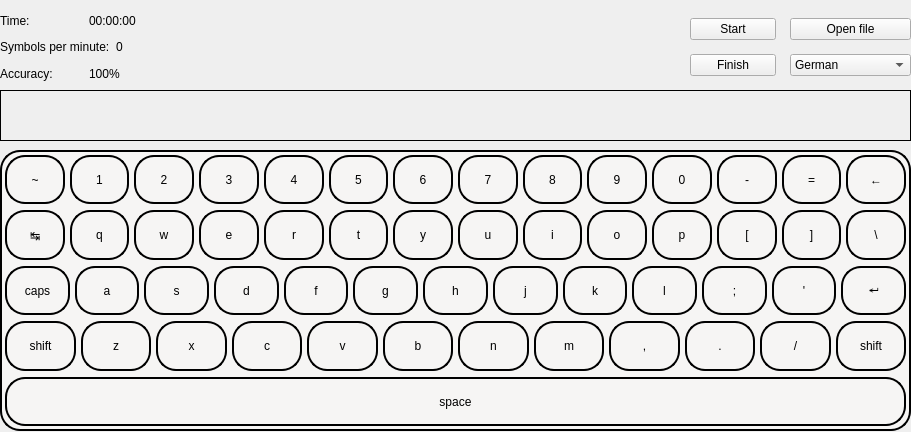
<?xml version="1.0" encoding="UTF-8"?>
<ui version="4.0">
 <class>MainWindow</class>
 <widget class="QMainWindow" name="MainWindow">
  <property name="geometry">
   <rect>
    <x>0</x>
    <y>0</y>
    <width>911</width>
    <height>432</height>
   </rect>
  </property>
  <property name="windowTitle">
   <string>MainWindow</string>
  </property>
  <property name="styleSheet">
   <string notr="true"/>
  </property>
  <widget class="QWidget" name="centralwidget">
   <widget class="QWidget" name="verticalLayoutWidget">
    <property name="geometry">
     <rect>
      <x>0</x>
      <y>150</y>
      <width>911</width>
      <height>281</height>
     </rect>
    </property>
    <property name="styleSheet">
     <string>border-radius: 20px;  
border: 2px solid black;
background-color: rgb(246, 245, 244);
color: rgb(0, 0, 0);
font: 700 TimesNewRoman 11pt;

</string>
    </property>
    <layout class="QVBoxLayout" name="verticalLayout">
     <property name="leftMargin">
      <number>5</number>
     </property>
     <property name="topMargin">
      <number>5</number>
     </property>
     <property name="rightMargin">
      <number>5</number>
     </property>
     <property name="bottomMargin">
      <number>5</number>
     </property>
     <item>
      <layout class="QHBoxLayout" name="horizontalLayout">
       <property name="spacing">
        <number>5</number>
       </property>
       <property name="sizeConstraint">
        <enum>QLayout::SetDefaultConstraint</enum>
       </property>
       <item>
        <widget class="QPushButton" name="button_49">
         <property name="enabled">
          <bool>false</bool>
         </property>
         <property name="sizePolicy">
          <sizepolicy hsizetype="MinimumExpanding" vsizetype="Minimum">
           <horstretch>0</horstretch>
           <verstretch>0</verstretch>
          </sizepolicy>
         </property>
         <property name="styleSheet">
          <string notr="true">border-radius: 20px;  
border: 2px solid black;
background-color: rgb(246, 245, 244);
color: rgb(0, 0, 0);
font: 700 TimesNewRoman 11pt;

</string>
         </property>
         <property name="text">
          <string>~</string>
         </property>
        </widget>
       </item>
       <item>
        <widget class="QPushButton" name="button_10">
         <property name="enabled">
          <bool>false</bool>
         </property>
         <property name="sizePolicy">
          <sizepolicy hsizetype="MinimumExpanding" vsizetype="Minimum">
           <horstretch>0</horstretch>
           <verstretch>0</verstretch>
          </sizepolicy>
         </property>
         <property name="styleSheet">
          <string notr="true">border-radius: 20px;  
border: 2px solid black;
background-color: rgb(246, 245, 244);
color: rgb(0, 0, 0);
font: 700 TimesNewRoman 11pt;

</string>
         </property>
         <property name="text">
          <string>1</string>
         </property>
        </widget>
       </item>
       <item>
        <widget class="QPushButton" name="button_11">
         <property name="enabled">
          <bool>false</bool>
         </property>
         <property name="sizePolicy">
          <sizepolicy hsizetype="MinimumExpanding" vsizetype="Minimum">
           <horstretch>0</horstretch>
           <verstretch>0</verstretch>
          </sizepolicy>
         </property>
         <property name="styleSheet">
          <string notr="true">border-radius: 20px;  
border: 2px solid black;
background-color: rgb(246, 245, 244);
color: rgb(0, 0, 0);
font: 700 TimesNewRoman 11pt;

</string>
         </property>
         <property name="text">
          <string>2</string>
         </property>
        </widget>
       </item>
       <item>
        <widget class="QPushButton" name="button_12">
         <property name="enabled">
          <bool>false</bool>
         </property>
         <property name="sizePolicy">
          <sizepolicy hsizetype="MinimumExpanding" vsizetype="Minimum">
           <horstretch>0</horstretch>
           <verstretch>0</verstretch>
          </sizepolicy>
         </property>
         <property name="styleSheet">
          <string notr="true">border-radius: 20px;  
border: 2px solid black;
background-color: rgb(246, 245, 244);
color: rgb(0, 0, 0);
font: 700 TimesNewRoman 11pt;

</string>
         </property>
         <property name="text">
          <string>3</string>
         </property>
        </widget>
       </item>
       <item>
        <widget class="QPushButton" name="button_13">
         <property name="enabled">
          <bool>false</bool>
         </property>
         <property name="sizePolicy">
          <sizepolicy hsizetype="MinimumExpanding" vsizetype="Minimum">
           <horstretch>0</horstretch>
           <verstretch>0</verstretch>
          </sizepolicy>
         </property>
         <property name="styleSheet">
          <string notr="true">border-radius: 20px;  
border: 2px solid black;
background-color: rgb(246, 245, 244);
color: rgb(0, 0, 0);
font: 700 TimesNewRoman 11pt;

</string>
         </property>
         <property name="text">
          <string>4</string>
         </property>
        </widget>
       </item>
       <item>
        <widget class="QPushButton" name="button_14">
         <property name="enabled">
          <bool>false</bool>
         </property>
         <property name="sizePolicy">
          <sizepolicy hsizetype="MinimumExpanding" vsizetype="Minimum">
           <horstretch>0</horstretch>
           <verstretch>0</verstretch>
          </sizepolicy>
         </property>
         <property name="styleSheet">
          <string notr="true">border-radius: 20px;  
border: 2px solid black;
background-color: rgb(246, 245, 244);
color: rgb(0, 0, 0);
font: 700 TimesNewRoman 11pt;

</string>
         </property>
         <property name="text">
          <string>5</string>
         </property>
        </widget>
       </item>
       <item>
        <widget class="QPushButton" name="button_15">
         <property name="enabled">
          <bool>false</bool>
         </property>
         <property name="sizePolicy">
          <sizepolicy hsizetype="MinimumExpanding" vsizetype="Minimum">
           <horstretch>0</horstretch>
           <verstretch>0</verstretch>
          </sizepolicy>
         </property>
         <property name="styleSheet">
          <string notr="true">border-radius: 20px;  
border: 2px solid black;
background-color: rgb(246, 245, 244);
color: rgb(0, 0, 0);
font: 700 TimesNewRoman 11pt;

</string>
         </property>
         <property name="text">
          <string>6</string>
         </property>
        </widget>
       </item>
       <item>
        <widget class="QPushButton" name="button_16">
         <property name="enabled">
          <bool>false</bool>
         </property>
         <property name="sizePolicy">
          <sizepolicy hsizetype="MinimumExpanding" vsizetype="Minimum">
           <horstretch>0</horstretch>
           <verstretch>0</verstretch>
          </sizepolicy>
         </property>
         <property name="styleSheet">
          <string notr="true">border-radius: 20px;  
border: 2px solid black;
background-color: rgb(246, 245, 244);
color: rgb(0, 0, 0);
font: 700 TimesNewRoman 11pt;

</string>
         </property>
         <property name="text">
          <string>7</string>
         </property>
        </widget>
       </item>
       <item>
        <widget class="QPushButton" name="button_17">
         <property name="enabled">
          <bool>false</bool>
         </property>
         <property name="sizePolicy">
          <sizepolicy hsizetype="MinimumExpanding" vsizetype="Minimum">
           <horstretch>0</horstretch>
           <verstretch>0</verstretch>
          </sizepolicy>
         </property>
         <property name="styleSheet">
          <string notr="true">border-radius: 20px;  
border: 2px solid black;
background-color: rgb(246, 245, 244);
color: rgb(0, 0, 0);
font: 700 TimesNewRoman 11pt;

</string>
         </property>
         <property name="text">
          <string>8</string>
         </property>
        </widget>
       </item>
       <item>
        <widget class="QPushButton" name="button_18">
         <property name="enabled">
          <bool>false</bool>
         </property>
         <property name="sizePolicy">
          <sizepolicy hsizetype="MinimumExpanding" vsizetype="Minimum">
           <horstretch>0</horstretch>
           <verstretch>0</verstretch>
          </sizepolicy>
         </property>
         <property name="styleSheet">
          <string notr="true">border-radius: 20px;  
border: 2px solid black;
background-color: rgb(246, 245, 244);
color: rgb(0, 0, 0);
font: 700 TimesNewRoman 11pt;

</string>
         </property>
         <property name="text">
          <string>9</string>
         </property>
        </widget>
       </item>
       <item>
        <widget class="QPushButton" name="button_19">
         <property name="enabled">
          <bool>false</bool>
         </property>
         <property name="sizePolicy">
          <sizepolicy hsizetype="MinimumExpanding" vsizetype="Minimum">
           <horstretch>0</horstretch>
           <verstretch>0</verstretch>
          </sizepolicy>
         </property>
         <property name="styleSheet">
          <string notr="true">border-radius: 20px;  
border: 2px solid black;
background-color: rgb(246, 245, 244);
color: rgb(0, 0, 0);
font: 700 TimesNewRoman 11pt;

</string>
         </property>
         <property name="text">
          <string>0</string>
         </property>
        </widget>
       </item>
       <item>
        <widget class="QPushButton" name="button_20">
         <property name="enabled">
          <bool>false</bool>
         </property>
         <property name="sizePolicy">
          <sizepolicy hsizetype="MinimumExpanding" vsizetype="Minimum">
           <horstretch>0</horstretch>
           <verstretch>0</verstretch>
          </sizepolicy>
         </property>
         <property name="styleSheet">
          <string notr="true">border-radius: 20px;  
border: 2px solid black;
background-color: rgb(246, 245, 244);
color: rgb(0, 0, 0);
font: 700 TimesNewRoman 11pt;

</string>
         </property>
         <property name="text">
          <string>-</string>
         </property>
        </widget>
       </item>
       <item>
        <widget class="QPushButton" name="button_21">
         <property name="enabled">
          <bool>false</bool>
         </property>
         <property name="sizePolicy">
          <sizepolicy hsizetype="MinimumExpanding" vsizetype="Minimum">
           <horstretch>0</horstretch>
           <verstretch>0</verstretch>
          </sizepolicy>
         </property>
         <property name="styleSheet">
          <string notr="true">border-radius: 20px;  
border: 2px solid black;
background-color: rgb(246, 245, 244);
color: rgb(0, 0, 0);
font: 700 TimesNewRoman 11pt;

</string>
         </property>
         <property name="text">
          <string>=</string>
         </property>
        </widget>
       </item>
       <item>
        <widget class="QPushButton" name="button_22">
         <property name="enabled">
          <bool>false</bool>
         </property>
         <property name="sizePolicy">
          <sizepolicy hsizetype="MinimumExpanding" vsizetype="Minimum">
           <horstretch>0</horstretch>
           <verstretch>0</verstretch>
          </sizepolicy>
         </property>
         <property name="styleSheet">
          <string notr="true">border-radius: 20px;  
border: 2px solid black;
background-color: rgb(246, 245, 244);
color: rgb(0, 0, 0);
font: 700 TimesNewRoman 11pt;

</string>
         </property>
         <property name="text">
          <string>←</string>
         </property>
        </widget>
       </item>
      </layout>
     </item>
     <item>
      <layout class="QHBoxLayout" name="horizontalLayout_3">
       <property name="spacing">
        <number>5</number>
       </property>
       <property name="sizeConstraint">
        <enum>QLayout::SetDefaultConstraint</enum>
       </property>
       <item>
        <widget class="QPushButton" name="button_9">
         <property name="enabled">
          <bool>false</bool>
         </property>
         <property name="sizePolicy">
          <sizepolicy hsizetype="MinimumExpanding" vsizetype="Minimum">
           <horstretch>0</horstretch>
           <verstretch>0</verstretch>
          </sizepolicy>
         </property>
         <property name="styleSheet">
          <string notr="true">border-radius: 20px;  
border: 2px solid black;
background-color: rgb(246, 245, 244);
color: rgb(0, 0, 0);
font: 700 TimesNewRoman 11pt;

</string>
         </property>
         <property name="text">
          <string>↹</string>
         </property>
        </widget>
       </item>
       <item>
        <widget class="QPushButton" name="button_24">
         <property name="enabled">
          <bool>false</bool>
         </property>
         <property name="sizePolicy">
          <sizepolicy hsizetype="MinimumExpanding" vsizetype="Minimum">
           <horstretch>0</horstretch>
           <verstretch>0</verstretch>
          </sizepolicy>
         </property>
         <property name="styleSheet">
          <string notr="true">border-radius: 20px;  
border: 2px solid black;
background-color: rgb(246, 245, 244);
color: rgb(0, 0, 0);
font: 700 TimesNewRoman 11pt;

</string>
         </property>
         <property name="text">
          <string>q</string>
         </property>
        </widget>
       </item>
       <item>
        <widget class="QPushButton" name="button_25">
         <property name="enabled">
          <bool>false</bool>
         </property>
         <property name="sizePolicy">
          <sizepolicy hsizetype="MinimumExpanding" vsizetype="Minimum">
           <horstretch>0</horstretch>
           <verstretch>0</verstretch>
          </sizepolicy>
         </property>
         <property name="styleSheet">
          <string notr="true">border-radius: 20px;  
border: 2px solid black;
background-color: rgb(246, 245, 244);
color: rgb(0, 0, 0);
font: 700 TimesNewRoman 11pt;

</string>
         </property>
         <property name="text">
          <string>w</string>
         </property>
        </widget>
       </item>
       <item>
        <widget class="QPushButton" name="button_26">
         <property name="enabled">
          <bool>false</bool>
         </property>
         <property name="sizePolicy">
          <sizepolicy hsizetype="MinimumExpanding" vsizetype="Minimum">
           <horstretch>0</horstretch>
           <verstretch>0</verstretch>
          </sizepolicy>
         </property>
         <property name="styleSheet">
          <string notr="true">border-radius: 20px;  
border: 2px solid black;
background-color: rgb(246, 245, 244);
color: rgb(0, 0, 0);
font: 700 TimesNewRoman 11pt;

</string>
         </property>
         <property name="text">
          <string>e</string>
         </property>
        </widget>
       </item>
       <item>
        <widget class="QPushButton" name="button_27">
         <property name="enabled">
          <bool>false</bool>
         </property>
         <property name="sizePolicy">
          <sizepolicy hsizetype="MinimumExpanding" vsizetype="Minimum">
           <horstretch>0</horstretch>
           <verstretch>0</verstretch>
          </sizepolicy>
         </property>
         <property name="styleSheet">
          <string notr="true">border-radius: 20px;  
border: 2px solid black;
background-color: rgb(246, 245, 244);
color: rgb(0, 0, 0);
font: 700 TimesNewRoman 11pt;

</string>
         </property>
         <property name="text">
          <string>r</string>
         </property>
        </widget>
       </item>
       <item>
        <widget class="QPushButton" name="button_28">
         <property name="enabled">
          <bool>false</bool>
         </property>
         <property name="sizePolicy">
          <sizepolicy hsizetype="MinimumExpanding" vsizetype="Minimum">
           <horstretch>0</horstretch>
           <verstretch>0</verstretch>
          </sizepolicy>
         </property>
         <property name="styleSheet">
          <string notr="true">border-radius: 20px;  
border: 2px solid black;
background-color: rgb(246, 245, 244);
color: rgb(0, 0, 0);
font: 700 TimesNewRoman 11pt;

</string>
         </property>
         <property name="text">
          <string>t</string>
         </property>
        </widget>
       </item>
       <item>
        <widget class="QPushButton" name="button_29">
         <property name="enabled">
          <bool>false</bool>
         </property>
         <property name="sizePolicy">
          <sizepolicy hsizetype="MinimumExpanding" vsizetype="Minimum">
           <horstretch>0</horstretch>
           <verstretch>0</verstretch>
          </sizepolicy>
         </property>
         <property name="styleSheet">
          <string notr="true">border-radius: 20px;  
border: 2px solid black;
background-color: rgb(246, 245, 244);
color: rgb(0, 0, 0);
font: 700 TimesNewRoman 11pt;

</string>
         </property>
         <property name="text">
          <string>y</string>
         </property>
        </widget>
       </item>
       <item>
        <widget class="QPushButton" name="button_30">
         <property name="enabled">
          <bool>false</bool>
         </property>
         <property name="sizePolicy">
          <sizepolicy hsizetype="MinimumExpanding" vsizetype="Minimum">
           <horstretch>0</horstretch>
           <verstretch>0</verstretch>
          </sizepolicy>
         </property>
         <property name="styleSheet">
          <string notr="true">border-radius: 20px;  
border: 2px solid black;
background-color: rgb(246, 245, 244);
color: rgb(0, 0, 0);
font: 700 TimesNewRoman 11pt;

</string>
         </property>
         <property name="text">
          <string>u</string>
         </property>
        </widget>
       </item>
       <item>
        <widget class="QPushButton" name="button_31">
         <property name="enabled">
          <bool>false</bool>
         </property>
         <property name="sizePolicy">
          <sizepolicy hsizetype="MinimumExpanding" vsizetype="Minimum">
           <horstretch>0</horstretch>
           <verstretch>0</verstretch>
          </sizepolicy>
         </property>
         <property name="styleSheet">
          <string notr="true">border-radius: 20px;  
border: 2px solid black;
background-color: rgb(246, 245, 244);
color: rgb(0, 0, 0);
font: 700 TimesNewRoman 11pt;

</string>
         </property>
         <property name="text">
          <string>i</string>
         </property>
        </widget>
       </item>
       <item>
        <widget class="QPushButton" name="button_32">
         <property name="enabled">
          <bool>false</bool>
         </property>
         <property name="sizePolicy">
          <sizepolicy hsizetype="MinimumExpanding" vsizetype="Minimum">
           <horstretch>0</horstretch>
           <verstretch>0</verstretch>
          </sizepolicy>
         </property>
         <property name="styleSheet">
          <string notr="true">border-radius: 20px;  
border: 2px solid black;
background-color: rgb(246, 245, 244);
color: rgb(0, 0, 0);
font: 700 TimesNewRoman 11pt;

</string>
         </property>
         <property name="text">
          <string>o</string>
         </property>
        </widget>
       </item>
       <item>
        <widget class="QPushButton" name="button_33">
         <property name="enabled">
          <bool>false</bool>
         </property>
         <property name="sizePolicy">
          <sizepolicy hsizetype="MinimumExpanding" vsizetype="Minimum">
           <horstretch>0</horstretch>
           <verstretch>0</verstretch>
          </sizepolicy>
         </property>
         <property name="styleSheet">
          <string notr="true">border-radius: 20px;  
border: 2px solid black;
background-color: rgb(246, 245, 244);
color: rgb(0, 0, 0);
font: 700 TimesNewRoman 11pt;

</string>
         </property>
         <property name="text">
          <string>p</string>
         </property>
        </widget>
       </item>
       <item>
        <widget class="QPushButton" name="button_34">
         <property name="enabled">
          <bool>false</bool>
         </property>
         <property name="sizePolicy">
          <sizepolicy hsizetype="MinimumExpanding" vsizetype="Minimum">
           <horstretch>0</horstretch>
           <verstretch>0</verstretch>
          </sizepolicy>
         </property>
         <property name="styleSheet">
          <string notr="true">border-radius: 20px;  
border: 2px solid black;
background-color: rgb(246, 245, 244);
color: rgb(0, 0, 0);
font: 700 TimesNewRoman 11pt;

</string>
         </property>
         <property name="text">
          <string>[</string>
         </property>
        </widget>
       </item>
       <item>
        <widget class="QPushButton" name="button_35">
         <property name="enabled">
          <bool>false</bool>
         </property>
         <property name="sizePolicy">
          <sizepolicy hsizetype="MinimumExpanding" vsizetype="Minimum">
           <horstretch>0</horstretch>
           <verstretch>0</verstretch>
          </sizepolicy>
         </property>
         <property name="styleSheet">
          <string notr="true">border-radius: 20px;  
border: 2px solid black;
background-color: rgb(246, 245, 244);
color: rgb(0, 0, 0);
font: 700 TimesNewRoman 11pt;

</string>
         </property>
         <property name="text">
          <string>]</string>
         </property>
        </widget>
       </item>
       <item>
        <widget class="QPushButton" name="button_51">
         <property name="enabled">
          <bool>false</bool>
         </property>
         <property name="sizePolicy">
          <sizepolicy hsizetype="MinimumExpanding" vsizetype="Minimum">
           <horstretch>0</horstretch>
           <verstretch>0</verstretch>
          </sizepolicy>
         </property>
         <property name="styleSheet">
          <string notr="true">border-radius: 20px;  
border: 2px solid black;
background-color: rgb(246, 245, 244);
color: rgb(0, 0, 0);
font: 700 TimesNewRoman 11pt;

</string>
         </property>
         <property name="text">
          <string>\</string>
         </property>
        </widget>
       </item>
      </layout>
     </item>
     <item>
      <layout class="QHBoxLayout" name="horizontalLayout_4">
       <property name="spacing">
        <number>5</number>
       </property>
       <property name="sizeConstraint">
        <enum>QLayout::SetDefaultConstraint</enum>
       </property>
       <item>
        <widget class="QPushButton" name="button_66">
         <property name="enabled">
          <bool>false</bool>
         </property>
         <property name="sizePolicy">
          <sizepolicy hsizetype="MinimumExpanding" vsizetype="Minimum">
           <horstretch>0</horstretch>
           <verstretch>0</verstretch>
          </sizepolicy>
         </property>
         <property name="styleSheet">
          <string notr="true">border-radius: 20px;  
border: 2px solid black;
background-color: rgb(246, 245, 244);
color: rgb(0, 0, 0);
font: 700 TimesNewRoman 11pt;

</string>
         </property>
         <property name="text">
          <string>caps</string>
         </property>
        </widget>
       </item>
       <item>
        <widget class="QPushButton" name="button_38">
         <property name="enabled">
          <bool>false</bool>
         </property>
         <property name="sizePolicy">
          <sizepolicy hsizetype="MinimumExpanding" vsizetype="Minimum">
           <horstretch>0</horstretch>
           <verstretch>0</verstretch>
          </sizepolicy>
         </property>
         <property name="styleSheet">
          <string notr="true">border-radius: 20px;  
border: 2px solid black;
background-color: rgb(246, 245, 244);
color: rgb(0, 0, 0);
font: 700 TimesNewRoman 11pt;

</string>
         </property>
         <property name="text">
          <string>a</string>
         </property>
        </widget>
       </item>
       <item>
        <widget class="QPushButton" name="button_39">
         <property name="enabled">
          <bool>false</bool>
         </property>
         <property name="sizePolicy">
          <sizepolicy hsizetype="MinimumExpanding" vsizetype="Minimum">
           <horstretch>0</horstretch>
           <verstretch>0</verstretch>
          </sizepolicy>
         </property>
         <property name="styleSheet">
          <string notr="true">border-radius: 20px;  
border: 2px solid black;
background-color: rgb(246, 245, 244);
color: rgb(0, 0, 0);
font: 700 TimesNewRoman 11pt;

</string>
         </property>
         <property name="text">
          <string>s</string>
         </property>
        </widget>
       </item>
       <item>
        <widget class="QPushButton" name="button_40">
         <property name="enabled">
          <bool>false</bool>
         </property>
         <property name="sizePolicy">
          <sizepolicy hsizetype="MinimumExpanding" vsizetype="Minimum">
           <horstretch>0</horstretch>
           <verstretch>0</verstretch>
          </sizepolicy>
         </property>
         <property name="styleSheet">
          <string notr="true">border-radius: 20px;  
border: 2px solid black;
background-color: rgb(246, 245, 244);
color: rgb(0, 0, 0);
font: 700 TimesNewRoman 11pt;

</string>
         </property>
         <property name="text">
          <string>d</string>
         </property>
        </widget>
       </item>
       <item>
        <widget class="QPushButton" name="button_41">
         <property name="enabled">
          <bool>false</bool>
         </property>
         <property name="sizePolicy">
          <sizepolicy hsizetype="MinimumExpanding" vsizetype="Minimum">
           <horstretch>0</horstretch>
           <verstretch>0</verstretch>
          </sizepolicy>
         </property>
         <property name="styleSheet">
          <string notr="true">border-radius: 20px;  
border: 2px solid black;
background-color: rgb(246, 245, 244);
color: rgb(0, 0, 0);
font: 700 TimesNewRoman 11pt;

</string>
         </property>
         <property name="text">
          <string>f</string>
         </property>
        </widget>
       </item>
       <item>
        <widget class="QPushButton" name="button_42">
         <property name="enabled">
          <bool>false</bool>
         </property>
         <property name="sizePolicy">
          <sizepolicy hsizetype="MinimumExpanding" vsizetype="Minimum">
           <horstretch>0</horstretch>
           <verstretch>0</verstretch>
          </sizepolicy>
         </property>
         <property name="styleSheet">
          <string notr="true">border-radius: 20px;  
border: 2px solid black;
background-color: rgb(246, 245, 244);
color: rgb(0, 0, 0);
font: 700 TimesNewRoman 11pt;

</string>
         </property>
         <property name="text">
          <string>g</string>
         </property>
        </widget>
       </item>
       <item>
        <widget class="QPushButton" name="button_43">
         <property name="enabled">
          <bool>false</bool>
         </property>
         <property name="sizePolicy">
          <sizepolicy hsizetype="MinimumExpanding" vsizetype="Minimum">
           <horstretch>0</horstretch>
           <verstretch>0</verstretch>
          </sizepolicy>
         </property>
         <property name="styleSheet">
          <string notr="true">border-radius: 20px;  
border: 2px solid black;
background-color: rgb(246, 245, 244);
color: rgb(0, 0, 0);
font: 700 TimesNewRoman 11pt;

</string>
         </property>
         <property name="text">
          <string>h</string>
         </property>
        </widget>
       </item>
       <item>
        <widget class="QPushButton" name="button_44">
         <property name="enabled">
          <bool>false</bool>
         </property>
         <property name="sizePolicy">
          <sizepolicy hsizetype="MinimumExpanding" vsizetype="Minimum">
           <horstretch>0</horstretch>
           <verstretch>0</verstretch>
          </sizepolicy>
         </property>
         <property name="styleSheet">
          <string notr="true">border-radius: 20px;  
border: 2px solid black;
background-color: rgb(246, 245, 244);
color: rgb(0, 0, 0);
font: 700 TimesNewRoman 11pt;

</string>
         </property>
         <property name="text">
          <string>j</string>
         </property>
        </widget>
       </item>
       <item>
        <widget class="QPushButton" name="button_45">
         <property name="enabled">
          <bool>false</bool>
         </property>
         <property name="sizePolicy">
          <sizepolicy hsizetype="MinimumExpanding" vsizetype="Minimum">
           <horstretch>0</horstretch>
           <verstretch>0</verstretch>
          </sizepolicy>
         </property>
         <property name="styleSheet">
          <string notr="true">border-radius: 20px;  
border: 2px solid black;
background-color: rgb(246, 245, 244);
color: rgb(0, 0, 0);
font: 700 TimesNewRoman 11pt;

</string>
         </property>
         <property name="text">
          <string>k</string>
         </property>
        </widget>
       </item>
       <item>
        <widget class="QPushButton" name="button_46">
         <property name="enabled">
          <bool>false</bool>
         </property>
         <property name="sizePolicy">
          <sizepolicy hsizetype="MinimumExpanding" vsizetype="Minimum">
           <horstretch>0</horstretch>
           <verstretch>0</verstretch>
          </sizepolicy>
         </property>
         <property name="styleSheet">
          <string notr="true">border-radius: 20px;  
border: 2px solid black;
background-color: rgb(246, 245, 244);
color: rgb(0, 0, 0);
font: 700 TimesNewRoman 11pt;

</string>
         </property>
         <property name="text">
          <string>l</string>
         </property>
        </widget>
       </item>
       <item>
        <widget class="QPushButton" name="button_47">
         <property name="enabled">
          <bool>false</bool>
         </property>
         <property name="sizePolicy">
          <sizepolicy hsizetype="MinimumExpanding" vsizetype="Minimum">
           <horstretch>0</horstretch>
           <verstretch>0</verstretch>
          </sizepolicy>
         </property>
         <property name="styleSheet">
          <string notr="true">border-radius: 20px;  
border: 2px solid black;
background-color: rgb(246, 245, 244);
color: rgb(0, 0, 0);
font: 700 TimesNewRoman 11pt;

</string>
         </property>
         <property name="text">
          <string>;</string>
         </property>
        </widget>
       </item>
       <item>
        <widget class="QPushButton" name="button_48">
         <property name="enabled">
          <bool>false</bool>
         </property>
         <property name="sizePolicy">
          <sizepolicy hsizetype="MinimumExpanding" vsizetype="Minimum">
           <horstretch>0</horstretch>
           <verstretch>0</verstretch>
          </sizepolicy>
         </property>
         <property name="styleSheet">
          <string notr="true">border-radius: 20px;  
border: 2px solid black;
background-color: rgb(246, 245, 244);
color: rgb(0, 0, 0);
font: 700 TimesNewRoman 11pt;

</string>
         </property>
         <property name="text">
          <string>'</string>
         </property>
        </widget>
       </item>
       <item>
        <widget class="QPushButton" name="button_36">
         <property name="enabled">
          <bool>false</bool>
         </property>
         <property name="sizePolicy">
          <sizepolicy hsizetype="MinimumExpanding" vsizetype="Minimum">
           <horstretch>0</horstretch>
           <verstretch>0</verstretch>
          </sizepolicy>
         </property>
         <property name="styleSheet">
          <string notr="true">border-radius: 20px;  
border: 2px solid black;
background-color: rgb(246, 245, 244);
color: rgb(0, 0, 0);
font: 700 TimesNewRoman 11pt;

</string>
         </property>
         <property name="text">
          <string>↵</string>
         </property>
        </widget>
       </item>
      </layout>
     </item>
     <item>
      <layout class="QHBoxLayout" name="horizontalLayout_5">
       <property name="spacing">
        <number>5</number>
       </property>
       <property name="sizeConstraint">
        <enum>QLayout::SetDefaultConstraint</enum>
       </property>
       <item>
        <widget class="QPushButton" name="button_50">
         <property name="enabled">
          <bool>false</bool>
         </property>
         <property name="sizePolicy">
          <sizepolicy hsizetype="MinimumExpanding" vsizetype="Minimum">
           <horstretch>0</horstretch>
           <verstretch>0</verstretch>
          </sizepolicy>
         </property>
         <property name="styleSheet">
          <string notr="true">border-radius: 20px;  
border: 2px solid black;
background-color: rgb(246, 245, 244);
color: rgb(0, 0, 0);
font: 700 TimesNewRoman 11pt;

</string>
         </property>
         <property name="text">
          <string>shift</string>
         </property>
        </widget>
       </item>
       <item>
        <widget class="QPushButton" name="button_52">
         <property name="enabled">
          <bool>false</bool>
         </property>
         <property name="sizePolicy">
          <sizepolicy hsizetype="MinimumExpanding" vsizetype="Minimum">
           <horstretch>0</horstretch>
           <verstretch>0</verstretch>
          </sizepolicy>
         </property>
         <property name="styleSheet">
          <string notr="true">border-radius: 20px;  
border: 2px solid black;
background-color: rgb(246, 245, 244);
color: rgb(0, 0, 0);
font: 700 TimesNewRoman 11pt;

</string>
         </property>
         <property name="text">
          <string>z</string>
         </property>
        </widget>
       </item>
       <item>
        <widget class="QPushButton" name="button_53">
         <property name="enabled">
          <bool>false</bool>
         </property>
         <property name="sizePolicy">
          <sizepolicy hsizetype="MinimumExpanding" vsizetype="Minimum">
           <horstretch>0</horstretch>
           <verstretch>0</verstretch>
          </sizepolicy>
         </property>
         <property name="styleSheet">
          <string notr="true">border-radius: 20px;  
border: 2px solid black;
background-color: rgb(246, 245, 244);
color: rgb(0, 0, 0);
font: 700 TimesNewRoman 11pt;

</string>
         </property>
         <property name="text">
          <string>x</string>
         </property>
        </widget>
       </item>
       <item>
        <widget class="QPushButton" name="button_54">
         <property name="enabled">
          <bool>false</bool>
         </property>
         <property name="sizePolicy">
          <sizepolicy hsizetype="MinimumExpanding" vsizetype="Minimum">
           <horstretch>0</horstretch>
           <verstretch>0</verstretch>
          </sizepolicy>
         </property>
         <property name="styleSheet">
          <string notr="true">border-radius: 20px;  
border: 2px solid black;
background-color: rgb(246, 245, 244);
color: rgb(0, 0, 0);
font: 700 TimesNewRoman 11pt;

</string>
         </property>
         <property name="text">
          <string>c</string>
         </property>
        </widget>
       </item>
       <item>
        <widget class="QPushButton" name="button_55">
         <property name="enabled">
          <bool>false</bool>
         </property>
         <property name="sizePolicy">
          <sizepolicy hsizetype="MinimumExpanding" vsizetype="Minimum">
           <horstretch>0</horstretch>
           <verstretch>0</verstretch>
          </sizepolicy>
         </property>
         <property name="styleSheet">
          <string notr="true">border-radius: 20px;  
border: 2px solid black;
background-color: rgb(246, 245, 244);
color: rgb(0, 0, 0);
font: 700 TimesNewRoman 11pt;

</string>
         </property>
         <property name="text">
          <string>v</string>
         </property>
        </widget>
       </item>
       <item>
        <widget class="QPushButton" name="button_56">
         <property name="enabled">
          <bool>false</bool>
         </property>
         <property name="sizePolicy">
          <sizepolicy hsizetype="MinimumExpanding" vsizetype="Minimum">
           <horstretch>0</horstretch>
           <verstretch>0</verstretch>
          </sizepolicy>
         </property>
         <property name="styleSheet">
          <string notr="true">border-radius: 20px;  
border: 2px solid black;
background-color: rgb(246, 245, 244);
color: rgb(0, 0, 0);
font: 700 TimesNewRoman 11pt;

</string>
         </property>
         <property name="text">
          <string>b</string>
         </property>
        </widget>
       </item>
       <item>
        <widget class="QPushButton" name="button_57">
         <property name="enabled">
          <bool>false</bool>
         </property>
         <property name="sizePolicy">
          <sizepolicy hsizetype="MinimumExpanding" vsizetype="Minimum">
           <horstretch>0</horstretch>
           <verstretch>0</verstretch>
          </sizepolicy>
         </property>
         <property name="styleSheet">
          <string notr="true">border-radius: 20px;  
border: 2px solid black;
background-color: rgb(246, 245, 244);
color: rgb(0, 0, 0);
font: 700 TimesNewRoman 11pt;

</string>
         </property>
         <property name="text">
          <string>n</string>
         </property>
        </widget>
       </item>
       <item>
        <widget class="QPushButton" name="button_58">
         <property name="enabled">
          <bool>false</bool>
         </property>
         <property name="sizePolicy">
          <sizepolicy hsizetype="MinimumExpanding" vsizetype="Minimum">
           <horstretch>0</horstretch>
           <verstretch>0</verstretch>
          </sizepolicy>
         </property>
         <property name="styleSheet">
          <string notr="true">border-radius: 20px;  
border: 2px solid black;
background-color: rgb(246, 245, 244);
color: rgb(0, 0, 0);
font: 700 TimesNewRoman 11pt;

</string>
         </property>
         <property name="text">
          <string>m</string>
         </property>
        </widget>
       </item>
       <item>
        <widget class="QPushButton" name="button_59">
         <property name="enabled">
          <bool>false</bool>
         </property>
         <property name="sizePolicy">
          <sizepolicy hsizetype="MinimumExpanding" vsizetype="Minimum">
           <horstretch>0</horstretch>
           <verstretch>0</verstretch>
          </sizepolicy>
         </property>
         <property name="styleSheet">
          <string notr="true">border-radius: 20px;  
border: 2px solid black;
background-color: rgb(246, 245, 244);
color: rgb(0, 0, 0);
font: 700 TimesNewRoman 11pt;

</string>
         </property>
         <property name="text">
          <string>,</string>
         </property>
        </widget>
       </item>
       <item>
        <widget class="QPushButton" name="button_60">
         <property name="enabled">
          <bool>false</bool>
         </property>
         <property name="sizePolicy">
          <sizepolicy hsizetype="MinimumExpanding" vsizetype="Minimum">
           <horstretch>0</horstretch>
           <verstretch>0</verstretch>
          </sizepolicy>
         </property>
         <property name="styleSheet">
          <string notr="true">border-radius: 20px;  
border: 2px solid black;
background-color: rgb(246, 245, 244);
color: rgb(0, 0, 0);
font: 700 TimesNewRoman 11pt;

</string>
         </property>
         <property name="text">
          <string>.</string>
         </property>
        </widget>
       </item>
       <item>
        <widget class="QPushButton" name="button_61">
         <property name="enabled">
          <bool>false</bool>
         </property>
         <property name="sizePolicy">
          <sizepolicy hsizetype="MinimumExpanding" vsizetype="Minimum">
           <horstretch>0</horstretch>
           <verstretch>0</verstretch>
          </sizepolicy>
         </property>
         <property name="styleSheet">
          <string notr="true">border-radius: 20px;  
border: 2px solid black;
background-color: rgb(246, 245, 244);
color: rgb(0, 0, 0);
font: 700 TimesNewRoman 11pt;

</string>
         </property>
         <property name="text">
          <string>/</string>
         </property>
        </widget>
       </item>
       <item>
        <widget class="QPushButton" name="button_62">
         <property name="enabled">
          <bool>false</bool>
         </property>
         <property name="sizePolicy">
          <sizepolicy hsizetype="MinimumExpanding" vsizetype="Minimum">
           <horstretch>0</horstretch>
           <verstretch>0</verstretch>
          </sizepolicy>
         </property>
         <property name="styleSheet">
          <string notr="true">border-radius: 20px;  
border: 2px solid black;
background-color: rgb(246, 245, 244);
color: rgb(0, 0, 0);
font: 700 TimesNewRoman 11pt;

</string>
         </property>
         <property name="text">
          <string>shift</string>
         </property>
        </widget>
       </item>
      </layout>
     </item>
     <item>
      <widget class="QPushButton" name="button_65">
       <property name="enabled">
        <bool>false</bool>
       </property>
       <property name="sizePolicy">
        <sizepolicy hsizetype="Minimum" vsizetype="Minimum">
         <horstretch>0</horstretch>
         <verstretch>0</verstretch>
        </sizepolicy>
       </property>
       <property name="styleSheet">
        <string notr="true">border-radius: 20px;  
border: 2px solid black;
background-color: rgb(246, 245, 244);
color: rgb(0, 0, 0);
font: 700 TimesNewRoman 11pt;

</string>
       </property>
       <property name="text">
        <string>space</string>
       </property>
      </widget>
     </item>
    </layout>
   </widget>
   <widget class="QLabel" name="training">
    <property name="geometry">
     <rect>
      <x>0</x>
      <y>90</y>
      <width>911</width>
      <height>51</height>
     </rect>
    </property>
    <property name="styleSheet">
     <string notr="true">background-color: transparent;
border: 1px solid black;
font: 700 italic 17pt;</string>
    </property>
    <property name="text">
     <string/>
    </property>
   </widget>
   <widget class="QWidget" name="layoutWidget">
    <property name="geometry">
     <rect>
      <x>0</x>
      <y>10</y>
      <width>171</width>
      <height>74</height>
     </rect>
    </property>
    <layout class="QGridLayout" name="gridLayout">
     <item row="0" column="0">
      <layout class="QHBoxLayout" name="horizontalLayout_6">
       <item>
        <widget class="QLabel" name="label_timer_2">
         <property name="text">
          <string>Time:</string>
         </property>
        </widget>
       </item>
       <item>
        <widget class="QLabel" name="label_timer">
         <property name="text">
          <string>00:00:00</string>
         </property>
        </widget>
       </item>
      </layout>
     </item>
     <item row="1" column="0">
      <layout class="QHBoxLayout" name="horizontalLayout_7">
       <item>
        <widget class="QLabel" name="label_symbols_2">
         <property name="text">
          <string>Symbols per minute:</string>
         </property>
        </widget>
       </item>
       <item>
        <widget class="QLabel" name="label_symbols">
         <property name="text">
          <string>0</string>
         </property>
        </widget>
       </item>
      </layout>
     </item>
     <item row="2" column="0">
      <layout class="QHBoxLayout" name="horizontalLayout_8">
       <item>
        <widget class="QLabel" name="label_accuracy_2">
         <property name="text">
          <string>Accuracy:</string>
         </property>
        </widget>
       </item>
       <item>
        <widget class="QLabel" name="label_accuracy">
         <property name="text">
          <string>100%</string>
         </property>
        </widget>
       </item>
      </layout>
     </item>
    </layout>
   </widget>
   <widget class="QWidget" name="layoutWidget">
    <property name="geometry">
     <rect>
      <x>690</x>
      <y>10</y>
      <width>86</width>
      <height>76</height>
     </rect>
    </property>
    <layout class="QVBoxLayout" name="verticalLayout_2">
     <item>
      <widget class="QPushButton" name="startButton">
       <property name="text">
        <string>Start</string>
       </property>
      </widget>
     </item>
     <item>
      <widget class="QPushButton" name="endButton">
       <property name="text">
        <string>Finish</string>
       </property>
      </widget>
     </item>
    </layout>
   </widget>
   <widget class="QWidget" name="layoutWidget">
    <property name="geometry">
     <rect>
      <x>790</x>
      <y>10</y>
      <width>121</width>
      <height>74</height>
     </rect>
    </property>
    <layout class="QVBoxLayout" name="verticalLayout_3">
     <item>
      <widget class="QPushButton" name="fileButton">
       <property name="styleSheet">
        <string notr="true"/>
       </property>
       <property name="text">
        <string>Open file</string>
       </property>
      </widget>
     </item>
     <item>
      <widget class="QComboBox" name="comboBox">
       <item>
        <property name="text">
         <string>German</string>
        </property>
       </item>
       <item>
        <property name="text">
         <string>French</string>
        </property>
       </item>
       <item>
        <property name="text">
         <string>Arabic</string>
        </property>
       </item>
       <item>
        <property name="text">
         <string>English</string>
        </property>
       </item>
       <item>
        <property name="text">
         <string>Belarusian</string>
        </property>
       </item>
       <item>
        <property name="text">
         <string>Hebrew</string>
        </property>
       </item>
       <item>
        <property name="text">
         <string>Сhinesse</string>
        </property>
       </item>
      </widget>
     </item>
    </layout>
   </widget>
  </widget>
 </widget>
 <resources/>
 <connections/>
</ui>
